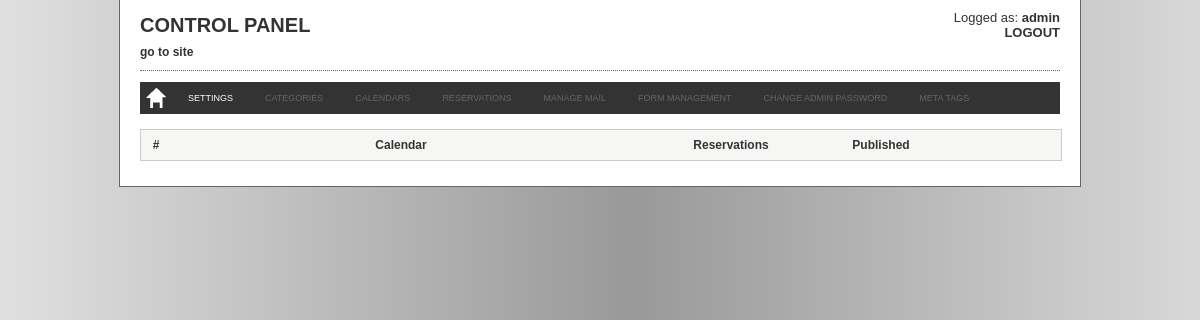
Screenshot of /admin/reservations.php (signed in) with the database file from the repository.
### tables this page shows
CREATE TABLE `booking_texts` (
  `text_id` int(11) unsigned NOT NULL AUTO_INCREMENT,
  `page_id` int(11) NOT NULL,
  `text_label` varchar(255) NOT NULL DEFAULT '',
  `text_value` text NOT NULL,
  PRIMARY KEY (`text_id`)
);

### admin/common.php (called while the page is built, shortened)
<?php
include_once dirname(__FILE__).'/class/settings.class.php';
$settingObj = new setting();
include_once dirname(__FILE__).'/class/lang.class.php';
$langObj = new lang();
?>

### admin/class/lang.class.php (called while the page is built, shortened)
<?php
class lang {
	private function doLanguageQuery($label) {
		$languageQry = mysql_query("SELECT * FROM booking_texts WHERE text_label='".mysql_real_escape_string($label)."'");
		return stripslashes(mysql_result($languageQry,0,'text_value'));
	}
	public function getLabel($label) {
		return lang::doLanguageQuery($label);
	}
}
?>

### admin/class/settings.class.php (called while the page is built, shortened)
<?php
class setting {
	private function doSettingQuery($setting) {
		$settingQry = mysql_query("SELECT * FROM booking_config WHERE config_name='".mysql_real_escape_string($setting)."'");
		return mysql_result($settingQry,0,'config_value');
	}
	public function getReservationConfirmationMode() {
		return setting::doSettingQuery('reservation_confirmation_mode');
	}
	public function getSiteDomain() {
		return setting::doSettingQuery('site_domain');
	}
}
?>

### admin/reservations.php (the view, shortened to what this page needs)
<?php
include 'common.php';
include 'include/header.php';
?>
<div id="top_bg_container_all">
    <div id="container_all">
        <div id="container_content">
			<?php
            include 'include/menu.php';
            ?>
            <div id="table_container">
                <div id="table">
                    <div class="resindex_title_col1">
                        <div id="table_cell">#</div>
                    </div>
                    <div class="resindex_title_col2">
                        <div id="table_cell"><?php echo $langObj->getLabel("CALENDAR"); ?></div>
                    </div>
                    <div class="resindex_title_col3">
                        <div id="table_cell"><?php echo $langObj->getLabel("RESERVATIONS"); ?></div>
                    </div>
                    <div class="resindex_title_col4">
                        <div id="table_cell"><?php echo $langObj->getLabel("RESERVATIONS_PUBLISHED_TITLE"); ?></div>
                    </div>
                    <div class="resindex_title_col5">
                        <div id="table_cell"></div>
                    </div>
                </div>
            </div>
            <div id="rowspace"></div>
        </div>
    </div>
</div>
<?php
include 'include/footer.php';
?>

### admin/include/menu.php (shortened to what this page needs)
<div id="header_container">
	<?php
    if(isset($_SESSION["admin_id"]) && $_SESSION["admin_id"] != 0) {
	?>
        <div class="header_left">
            <div class="header_title"><h1><?php echo $langObj->getLabel("MENU_CONTROL_PANEL_TITLE"); ?></h1></div>
            <div class="link_website"><a href="../" target="_blank"><?php echo $langObj->getLabel("MENU_GO_TO_SITE"); ?></a></div>
        </div>
        <div class="header_identity_container">
            <div class="header_identity"><?php echo $langObj->getLabel("MENU_LOGGED_AS"); ?> <strong><?php echo $_SESSION["admin_name"]?></strong></div>
            <div class="header_logout"><strong><a href="logout.php"><?php echo $langObj->getLabel("MENU_LOGOUT"); ?></a></strong></div>
        </div>
        <div class="line_dotted"></div>
    <?php
	}
	?>
</div>
<div id="menu_container">
    <div id="menu">
    <ul>
        <?php
        if(isset($_SESSION["admin_id"]) && $_SESSION["admin_id"] != 0) {
		?>
        	<li><a href="welcome.php" class="home_button"></a></li>
            <?php
			if($settingObj->getReservationConfirmationMode() == 0 && $settingObj->getSiteDomain() == '') {
				?>
                <li><a href="configuration.php" <?php if(stristr($_SERVER["SCRIPT_NAME"],"configuration.php")) { echo "style='background-color: #666;'"; }?>><?php echo $langObj->getLabel("MENU_SETTINGS"); ?></a></li>
                <li><a href="#" style='color: #666;'><?php echo $langObj->getLabel("MENU_CATEGORIES"); ?></a></li>
                <li><a href="#" style='color: #666;'><?php echo $langObj->getLabel("MENU_CALENDARS"); ?></a></li>
				<li><a href="#" style='color: #666;'><?php echo $langObj->getLabel("MENU_RESERVATIONS"); ?></a></li>
                <li><a href="#" style='color: #666;'><?php echo $langObj->getLabel("MENU_MANAGE_MAIL"); ?></a></li>
				<li><a href="#" style='color: #666;'><?php echo $langObj->getLabel("MENU_FORM_MANAGEMENT"); ?></a></li>
				<li><a href="#" style='color: #666;'><?php echo $langObj->getLabel("MENU_CHANGE_ADMIN_PASSWORD"); ?></a></li>
                <li><a href="#" style='color: #666;'><?php echo $langObj->getLabel("MENU_META_TAGS"); ?></a></li>
				<?php
			}
			?>
        <?php
		}
		?>
    </ul>
   </div>
</div>

### admin/css/style.css (style rules this page uses)
body { background: url(../images/bg.png) top center repeat-y; padding: 0px; margin: 0px; font-family:Arial, Helvetica, sans-serif; font-size:12px; color:#333; }
h1 { font-size: 20px; font-weight: bold; margin: 0px; padding: 0px; }
#top_bg_container_all { padding: 0px; margin: 0px; height: 73px; }
#container_all { width: 960px; border: 1px solid #666; border-top: none; margin-left: auto; margin-right: auto; background: #fff; }
#container_content { width: 920px; margin-left: auto; margin-right: auto; }
#table_container { margin:auto; width:920px; margin-top:15px; margin-bottom:0px; }
#table { width: 920px; border: 1px solid #CCCCCC; border-bottom:none; float:left; color: #333; }
#table_cell { width:inherit; height:inherit; display:table-cell; vertical-align:middle; text-align:center; }
.header_left { float: left; }
.header_title { width: 500px; height: 35px; line-height: 50px; }
.link_website { height: 20px; padding: 10px 0 5px; font-weight: bold; }
.link_website a { color: #333; text-decoration: none; font-weight: bold; }
.header_identity_container { float: right; text-align: right; font-size: 13px; }
.header_identity { margin-top: 10px; }
.header_logout a { text-decoration: none; color: #333; }
.line_dotted { width: 920px; height: 1px; border-top: 1px dotted #666666; }
#menu_container { width: 920px; height: 32px; margin-top: 10px; margin-left: auto; margin-right: auto; background: #333; z-index: 100; }
#menu { padding:0; margin:0; }
#menu ul { padding:0; margin:0; }
#menu li { position: relative; float: left; list-style: none; margin: 0; padding:0; font-size:9px; }
#menu li a { height: 32px; display: block; padding: 0 16px; text-decoration:none; text-align: center; line-height: 32px; background-color: #333; color: #fff; cursor: pointer; }
.home_button { height: 32px; background-image: url(../images/buttons/home.png); background-position: top left; }
#rowspace { clear: both; height:25px; }
.resindex_title_col1 { width: 30px; height: 30px; float:left; background-color:#F6F6F5; border-bottom:1px solid #CCC; text-align:center; font-weight:bold; }
.resindex_title_col2 { width: 460px; height: 30px; float:left; background-color:#F6F6F5; border-bottom:1px solid #CCC; font-weight:bold; }
.resindex_title_col3 { width: 200px; height: 30px; float:left; background-color:#F6F6F5; border-bottom:1px solid #CCC; font-weight:bold; }
.resindex_title_col4 { width: 100px; height: 30px; float:left; background-color:#F6F6F5; border-bottom:1px solid #CCC; font-weight:bold; }
.resindex_title_col5 { width: 130px; height: 30px; float:left; background-color:#F6F6F5; border-bottom:1px solid #CCC; font-weight:bold; }

### rows the page displays
booking_texts: text_value "CONTROL PANEL"
booking_texts: text_value "go to site"
booking_texts: text_value "Logged as:"
booking_texts: text_value "LOGOUT"
booking_texts: text_value "SETTINGS"
booking_texts: text_value "CATEGORIES"
booking_texts: text_value "CALENDARS"
booking_texts: text_value "RESERVATIONS"
booking_texts: text_value "MANAGE MAIL"
booking_texts: text_value "FORM MANAGEMENT"
booking_texts: text_value "CHANGE ADMIN PASSWORD"
booking_texts: text_value "META TAGS"
booking_texts: text_value "Calendar"
booking_texts: text_value "Reservations"
booking_texts: text_value "Published"

### other values shown
$_SESSION["admin_name"] "admin"
